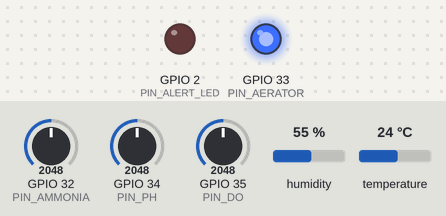
The sketch below on a simulated ESP32. On the bench: output pins drawn as LEDs (lit = HIGH). The inputs (shaded band) are chosen by the test bench; at power-on: GPIO 34 (PIN_PH) = 2048, GPIO 32 (PIN_AMMONIA) = 2048, GPIO 35 (PIN_DO) = 2048, humidity 55 %, temperature 24 °C. WiFi joins after 1.5 s; servers stay silent unless stated; no MQTT or app messages arrive unless stated; what the sketch prints to the serial monitor is not drawn.

Above: at 2.7 s.
2.8 s: GPIO 34 (PIN_PH) set to 2569
8.8 s: GPIO 34 (PIN_PH) set to 2667
At 12.7 s:
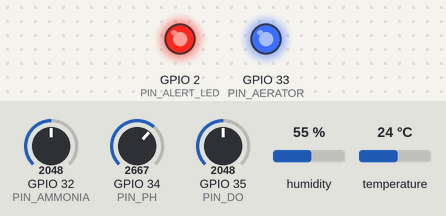
14.8 s: GPIO 32 (PIN_AMMONIA) set to 225
20.8 s: GPIO 32 (PIN_AMMONIA) set to 191
At 22.0 s:
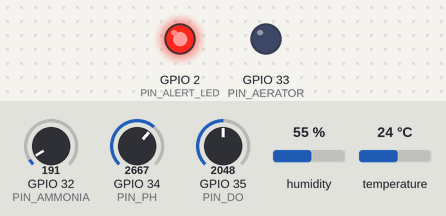
26.8 s: GPIO 32 (PIN_AMMONIA) set to 1228
At 32.5 s:
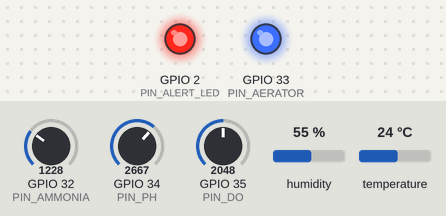
33.1 s: GPIO 32 (PIN_AMMONIA) set to 160
At 37.8 s:
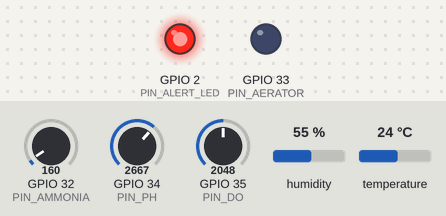
Timing chart, 0 to 39.3 s (numbered marks = the images above; inputs shaded):
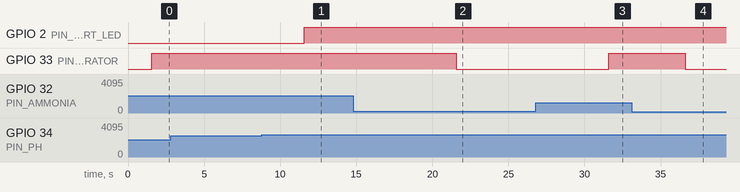

The sketch:

sketch.ino
```cpp
#include <WiFi.h>
#include <PubSubClient.h>
#include <ArduinoJson.h>
#include "DHT.h"

// PIN DEFINITIONS through MACROS
#define PIN_PH 34         // pH Sensor
#define PIN_DO 35        // Dissolved Oxygen (DO) Sensor
#define PIN_AMMONIA 32    // Ammonia (NH3) Sensor
#define PIN_TEMP 15       // DHT22 Temperature Sensor
#define PIN_ALERT_LED 2
#define PIN_AERATOR 33    // Actuator for Aerator ( Here Blue LED)

DHT dht(PIN_TEMP, DHT22);
WiFiClient espClient;
PubSubClient client(espClient);

// Global struct variable named WaterData to collect sensor readings
struct WaterData {
  float ph;
  float temp;
  float do_level;
  float ammonia;
  bool aerator_on;
};

void setup() {
  Serial.begin(115200);
  pinMode(PIN_ALERT_LED, OUTPUT);
  pinMode(PIN_AERATOR, OUTPUT);
  dht.begin();

  WiFi.begin("Wokwi-GUEST", "", 6);
  while (WiFi.status() != WL_CONNECTED) { delay(500); Serial.print("."); }
  Serial.println("\nWiFi Connected");
  client.setServer("broker.hivemq.com", 1883);
}

WaterData readSensors() {
  WaterData data;

  // pH Calculation (0-14)
  data.ph = (analogRead(PIN_PH) / 4095.0) * 14.0;

  // DO Calculation (Simulated 0-10 mg/L)
  data.do_level = (analogRead(PIN_DO) / 4095.0) * 10.0;

  // Ammonia Calculation (Simulated 0-2 ppm)
  data.ammonia = (analogRead(PIN_AMMONIA) / 4095.0) * 2.0;

  data.temp = dht.readTemperature();


  // --- Thresholds used ---
  // Parameter: pH, DO, Ammonia (NH3), Temperature(C)
  // Ideal Range: 7.5-8.5, >5.0 mg/L, <0.01 ppm, 28-32 'C
  // Action: Alert if pH is <7 or >9, Turn Aerator ON(Blue LED) if <5.0 mg/L, Turn Aerator ON if > 0.05 ppm (to help gas exchange), Increase aeration if Temp > 30°C (oxygen drops in heat)
  // --------------------------------------------------


  // --- EFFICIENCY LOGIC ---
  // Aerator runs if DO is low (< 5.0) OR if Ammonia is creeping up (> 0.05)
  // Temperature also affects oxygen solubility; at higher temps (> 30°C), we boost DO.
  if (data.do_level < 5.0 || data.ammonia > 0.1 || (data.temp > 30 && data.do_level < 6.0)) {
    data.aerator_on = true;
  } else {
    data.aerator_on = false;
  }

  return data;
}

void loop() {
  if (!client.connected()) reconnect();
  client.loop();

  WaterData currentPond = readSensors();

  // Physical Actuation
  digitalWrite(PIN_AERATOR, currentPond.aerator_on ? HIGH : LOW);

  // Red Alert LED if values are dangerous
  bool danger = (currentPond.ph < 7.0 || currentPond.ph > 9.0 || currentPond.do_level < 3.0);
  digitalWrite(PIN_ALERT_LED, danger ? HIGH : LOW);

  // JSON Telemetry
  StaticJsonDocument<200> doc;
  doc["ph"] = currentPond.ph;
  doc["temp"] = currentPond.temp;
  doc["do"] = currentPond.do_level;
  doc["nh3"] = currentPond.ammonia;
  doc["aerator"] = currentPond.aerator_on ? "ON" : "OFF";

  char payload[200];
  serializeJson(doc, payload);
  Serial.println(payload);
  client.publish("shrimp/telemetry", payload);

  delay(5000);
}

void reconnect() {
  while (!client.connected()) {
    if (client.connect("ShrimpMVP_Client")) {
      Serial.println("MQTT Connected");
    } else {
      delay(2000);
    }
  }
}
```

Measured:
- the behaviour switches between 2632 and 2633 on GPIO 34 (PIN_PH) (found by bisection; images 0 and 1)
- the behaviour switches between 205 and 204 on GPIO 32 (PIN_AMMONIA) (found by bisection; images 1 and 2)
- after the input at 2.8 s, every drawn part: stays the same
- after the input at 8.8 s, GPIO 2 (PIN_ALERT_LED): LOW → HIGH after 2.8 s
- after the input at 14.8 s, every drawn part: stays the same
- after the input at 20.8 s, GPIO 33 (PIN_AERATOR): HIGH → LOW after 0.79 s
- after the input at 26.8 s, GPIO 33 (PIN_AERATOR): LOW → HIGH after 4.8 s
- after the input at 33.1 s, GPIO 33 (PIN_AERATOR): HIGH → LOW after 3.5 s
